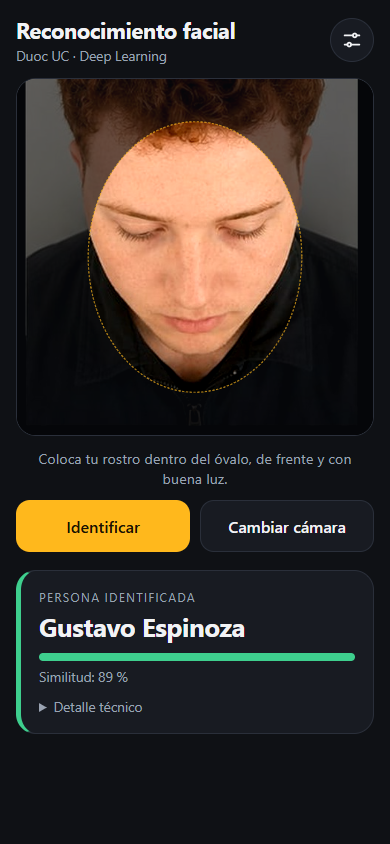
#> input picture proyecto-api-vision/pruebas_fotos_e2e/archivo.png, 390 x 844 px
$ python -i preprocesamiento.py   (imports and definitions only)
#> lines starting #> are read from the running program, lines starting #| are printed output that depends on the picture
#> further down, picture is the input picture: PIL image 390x844 RGB; mean R, G, B 55.8, 47.7, 41.1
"""
Preprocesamiento de imágenes para el clasificador de rostros (EP2 - Deep Learning).

Este módulo es la ÚNICA fuente de verdad del preprocesamiento: lo usan tanto el
entrenamiento como la API, de modo que el modelo siempre recibe datos con el
mismo formato con el que fue entrenado.

Flujo:
    foto original -> corrección de orientación -> recorte del rostro (cuadrado)
    -> redimensión a 128x128 -> matriz float32 (128, 128, 3) normalizada a [0, 1]
"""

from __future__ import annotations

import cv2
import numpy as np
from PIL import Image, ImageOps

# ---------------------------------------------------------------------------
# Constantes de configuración
# ---------------------------------------------------------------------------
ALTO_IMAGEN = 128
ANCHO_IMAGEN = 128
CANALES_IMAGEN = 3
FORMA_ENTRADA = (ALTO_IMAGEN, ANCHO_IMAGEN, CANALES_IMAGEN)

LADO_MAXIMO_DETECCION = 800   # se reduce la foto solo para detectar (más rápido)
MARGEN_RECORTE = 0.35         # margen alrededor del rostro (35 % del tamaño)
TAMANO_MINIMO_ROSTRO = 60     # píxeles, en la imagen reducida

_detector_rostros = cv2.CascadeClassifier(
    cv2.data.haarcascades + "haarcascade_frontalface_default.xml"
)


def _caja_cuadrada_dentro_de_imagen(centro_x, centro_y, lado, ancho_img, alto_img):
    """Devuelve (izq, sup, der, inf) de un cuadrado que no se sale de la imagen."""
    lado = int(min(lado, ancho_img, alto_img))
    izq = int(round(centro_x - lado / 2))
    sup = int(round(centro_y - lado / 2))
    izq = max(0, min(izq, ancho_img - lado))
    sup = max(0, min(sup, alto_img - lado))
    return izq, sup, izq + lado, sup + lado


def recortar_rostro(imagen: Image.Image) -> tuple[Image.Image, bool]:
    """
    Recorta un cuadrado centrado en el rostro más grande de la imagen.

    Returns:
        (imagen_recortada, rostro_detectado). Si no se detecta ningún rostro
        (por ejemplo, perfiles o cabeza inclinada) se usa un recorte central
        de respaldo y `rostro_detectado` es False.
    """
    imagen = ImageOps.exif_transpose(imagen).convert("RGB")
    ancho_img, alto_img = imagen.size
#> ancho_img = 390; alto_img = 844

    factor_reduccion = min(1.0, LADO_MAXIMO_DETECCION / max(ancho_img, alto_img))
#> factor_reduccion = 0.948
    reducida = imagen.resize(
        (int(ancho_img * factor_reduccion), int(alto_img * factor_reduccion))
    )
    gris = cv2.cvtColor(np.asarray(reducida), cv2.COLOR_RGB2GRAY)
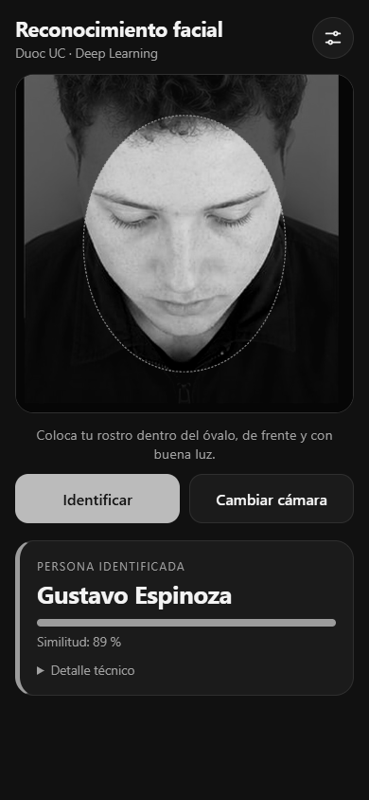
#> gris: shape (800, 369); min 0, max 255, mean 49.4
    rostros = _detector_rostros.detectMultiScale(
        gris, scaleFactor=1.1, minNeighbors=4,
        minSize=(TAMANO_MINIMO_ROSTRO, TAMANO_MINIMO_ROSTRO),
    )
#> rostros = [[80, 138, 203, 203]]

    if len(rostros) > 0:
        x, y, w, h = max(rostros, key=lambda r: r[2] * r[3])  # el más grande
#> x = 80; y = 138; w = 203; h = 203
        centro_x = (x + w / 2) / factor_reduccion
#> centro_x = 191.5
        centro_y = (y + h / 2) / factor_reduccion
#> centro_y = 252.7
        lado = max(w, h) / factor_reduccion * (1 + 2 * MARGEN_RECORTE)
#> lado = 364.1
        detectado = True
    else:
        # Respaldo: cuadrado centrado horizontalmente, en el tercio superior,
        # donde normalmente queda el rostro en una foto tipo selfie/retrato.
        centro_x = ancho_img / 2
        centro_y = alto_img * 0.38
        lado = min(ancho_img, alto_img) * 0.75
        detectado = False

    caja = _caja_cuadrada_dentro_de_imagen(centro_x, centro_y, lado, ancho_img, alto_img)
#> in _caja_cuadrada_dentro_de_imagen, `lado = int(min(lado, ancho_img, alto_img))`: lado = 364
#> in _caja_cuadrada_dentro_de_imagen, `izq = int(round(centro_x - lado / 2))`: izq = 9
#> in _caja_cuadrada_dentro_de_imagen, `sup = int(round(centro_y - lado / 2))`: sup = 71
#> caja = (9, 71, 373, 435)
    return imagen.crop(caja), detectado


def imagen_a_matriz(imagen: Image.Image, recortar: bool = True) -> tuple[np.ndarray, bool]:
    """
    Convierte una imagen en la matriz (128, 128, 3) float32 en [0, 1] que
    espera el modelo.

    Args:
        imagen: imagen PIL de cualquier tamaño.
        recortar: si es True, recorta primero el rostro. Debe ser False cuando
            la app ya envía la imagen recortada y reducida a 128x128.
    """
    detectado = True
    if recortar:
        imagen, detectado = recortar_rostro(imagen)
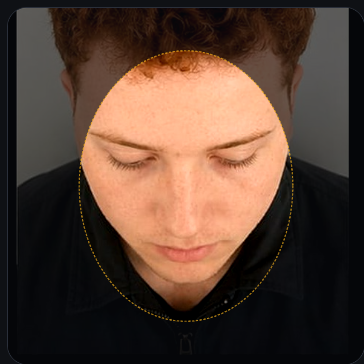
#> imagen: PIL image 364x364 RGB; mean R, G, B 85.8, 63.2, 51.2
#> detectado = True
    else:
        imagen = ImageOps.exif_transpose(imagen).convert("RGB")

    imagen = imagen.resize((ANCHO_IMAGEN, ALTO_IMAGEN), Image.LANCZOS)
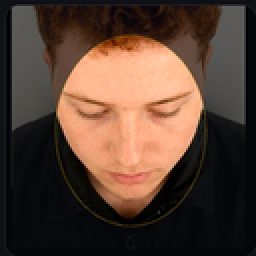
#> imagen: PIL image 128x128 RGB (shown 2 times larger); mean R, G, B 85.8, 63.2, 51.2
    matriz = np.asarray(imagen, dtype=np.float32) / 255.0
    return matriz, detectado


def hay_rostro(matriz: np.ndarray) -> bool:
    """
    Compuerta de seguridad: indica si la matriz (128, 128, 3) en [0, 1] contiene
    un rostro frontal.

    Un clasificador softmax siempre elige a alguien, incluso ante ruido o una
    imagen sin persona. Esta verificación evita identificar "personas" en
    imágenes que no contienen un rostro. Parámetros calibrados con el dataset:
    detecta ~81 % de los rostros reales y 0 % de falsos positivos en ruido,
    imágenes blancas y degradados.
    """
    gris = cv2.cvtColor((matriz * 255).astype(np.uint8), cv2.COLOR_RGB2GRAY)
    gris = cv2.resize(gris, None, fx=2, fy=2, interpolation=cv2.INTER_CUBIC)
    rostros = _detector_rostros.detectMultiScale(
        gris, scaleFactor=1.1, minNeighbors=4, minSize=(50, 50))
    return len(rostros) > 0


def lista_a_matriz(valores, normalizada: bool = True) -> np.ndarray:
    """
    Convierte una lista anidada (la matriz 128x128x3 enviada por la app en JSON)
    en un arreglo float32 validando su forma.

    Args:
        valores: lista anidada con forma (128, 128, 3).
        normalizada: True si los valores ya están en [0, 1]; False si vienen
            en [0, 255] (se dividen por 255).
    """
    matriz = np.asarray(valores, dtype=np.float32)
    if matriz.shape != FORMA_ENTRADA:
        raise ValueError(
            f"La matriz debe tener forma {FORMA_ENTRADA}, se recibió {matriz.shape}."
        )
    limite = 1.0 if normalizada else 255.0
    if not np.isfinite(matriz).all() or np.any(matriz < 0) or np.any(matriz > limite):
        raise ValueError(f"Los píxeles deben ser finitos y estar en [0, {limite}].")
    if not normalizada:
        matriz = matriz / 255.0
    return matriz

>>> from PIL import Image
>>> picture = Image.open('pruebas_fotos_e2e/archivo.png')
>>> result = imagen_a_matriz(picture)

$ run again, on proyecto-api-vision/pruebas_fotos_e2e/sin_rostro.png
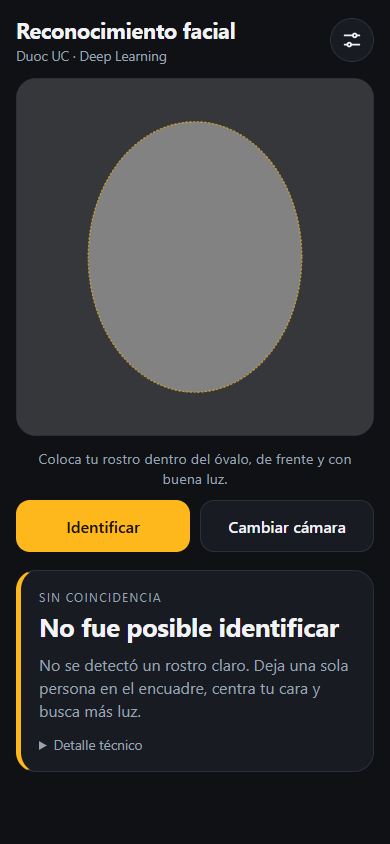
#> input picture proyecto-api-vision/pruebas_fotos_e2e/sin_rostro.png, 390 x 844 px
#> picture is the input picture: PIL image 390x844 RGB; mean R, G, B 54.9, 54.5, 53.7
#> in recortar_rostro, `gris = cv2.cvtColor(np.asarray(reducida), cv2.COLOR_RGB2GRAY)`:
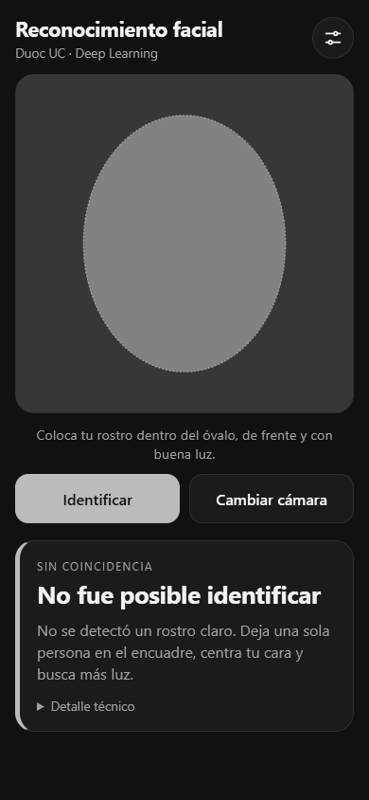
#> gris: shape (800, 369); min 0, max 255, mean 54.6
#> rostros = ()
#> detectado = False
#> in imagen_a_matriz, `imagen = imagen.resize((ANCHO_IMAGEN, ALTO_IMAGEN), Image.LANCZOS)`:
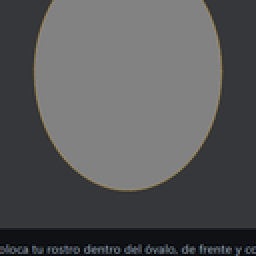
#> imagen: PIL image 128x128 RGB (shown 2 times larger); mean R, G, B 86.3, 86.9, 88.2
